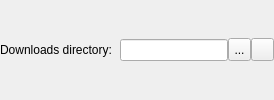
     <widget class="QWidget" name="downloadsWidget" native="true">
      <layout class="QHBoxLayout" name="downloadsLayout">
       <property name="spacing">
        <number>0</number>
       </property>
       <property name="leftMargin">
        <number>0</number>
       </property>
       <property name="topMargin">
        <number>0</number>
       </property>
       <property name="rightMargin">
        <number>0</number>
       </property>
       <property name="bottomMargin">
        <number>0</number>
       </property>
       <item>
        <widget class="QLabel" name="lblDownloadDir">
         <property name="sizePolicy">
          <sizepolicy hsizetype="Maximum" vsizetype="Preferred">
           <horstretch>0</horstretch>
           <verstretch>0</verstretch>
          </sizepolicy>
         </property>
         <property name="text">
          <string>Downloads directory:</string>
         </property>
         <property name="alignment">
          <set>Qt::AlignCenter</set>
         </property>
        </widget>
       </item>
       <item>
        <spacer name="spacer_2">
         <property name="orientation">
          <enum>Qt::Horizontal</enum>
         </property>
         <property name="sizeType">
          <enum>QSizePolicy::Fixed</enum>
         </property>
         <property name="sizeHint" stdset="0">
          <size>
           <width>8</width>
           <height>20</height>
          </size>
         </property>
        </spacer>
       </item>
       <item>
        <widget class="QLineEdit" name="edtDownloadDir">
         <property name="sizePolicy">
          <sizepolicy hsizetype="Minimum" vsizetype="Fixed">
           <horstretch>0</horstretch>
           <verstretch>0</verstretch>
          </sizepolicy>
         </property>
         <property name="minimumSize">
          <size>
           <width>0</width>
           <height>21</height>
          </size>
         </property>
         <property name="accessibleName">
          <string>Downloads directory</string>
         </property>
         <property name="accessibleDescription">
          <string>Downloads directory</string>
         </property>
        </widget>
       </item>
       <item>
        <widget class="QToolButton" name="spbSelectDownloadDir">
         <property name="minimumSize">
          <size>
           <width>23</width>
           <height>23</height>
          </size>
         </property>
         <property name="maximumSize">
          <size>
           <width>23</width>
           <height>23</height>
          </size>
         </property>
         <property name="toolTip">
          <string>Select the downloads directory</string>
         </property>
         <property name="accessibleName">
          <string>Select downloads directory</string>
         </property>
         <property name="accessibleDescription">
          <string>Open the Select directory dialog for select the downloads directory</string>
         </property>
         <property name="text">
          <string notr="true">...</string>
         </property>
        </widget>
       </item>
       <item>
        <widget class="QToolButton" name="spbOpenDownloadDir">
         <property name="minimumSize">
          <size>
           <width>23</width>
           <height>23</height>
          </size>
         </property>
         <property name="maximumSize">
          <size>
           <width>23</width>
           <height>23</height>
          </size>
         </property>
         <property name="toolTip">
          <string>Open downloads directory</string>
         </property>
         <property name="accessibleName">
          <string>Open downloads directory</string>
         </property>
         <property name="accessibleDescription">
          <string>Open the downloads directory</string>
         </property>
         <property name="text">
          <string notr="true"/>
         </property>
         <property name="icon">
          <iconset resource="../resources/resources.qrc">
           <normaloff>:/buttons/images/folder_go.png</normaloff>:/buttons/images/folder_go.png</iconset>
         </property>
        </widget>
       </item>
      </layout>
     </widget>
